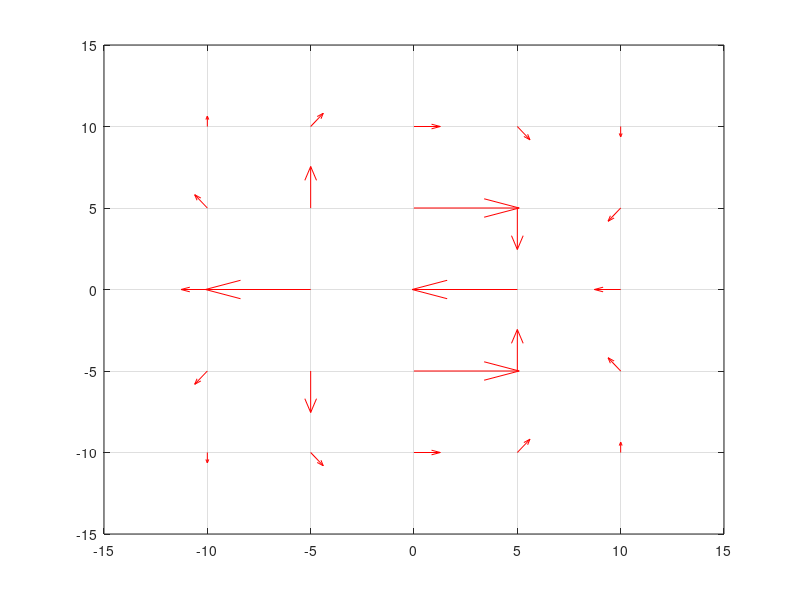

Write the MATLAB code that produced this figure.
clc,clear

% Obter dados da velocidade
%syms m s X Y psi pi
%psi = -(2*m*s)*Y/(2*pi*(X.^2 + Y.^2));
%disp(matlabFunction(diff(psi,Y))) % u
%disp(matlabFunction(diff(-psi,X))) % v

% Dipolo
m = 1;
s = 1;

num = 5;
vec_x = linspace(-10,10,num);
vec_y = linspace(-10,10,num);

[X,Y] = meshgrid(vec_x,vec_y);

u = zeros(num);
v = zeros(num);
for i = 1:num
    for j = 1:num
        u(i,j) = 2 * Y(i,j) .^ 2 .* m .* s ./ (pi * (X(i,j) .^ 2 + Y(i,j) .^ 2) .^ 2) - m .* s ./ (pi * (X(i,j) .^ 2 + Y(i,j) .^ 2));
        v(i,j) = -2 * X(i,j) .* Y(i,j) .* m .* s ./ (pi * (X(i,j) .^ 2 + Y(i,j) .^ 2) .^ 2);
    end
end

psi = -(2*m*s)*Y./(2*pi*(X.^2 + Y.^2));

figure(1),clf
quiver(X,Y,u,v,'r'),grid on,hold on
%contour(X,Y,psi,'b',50)
